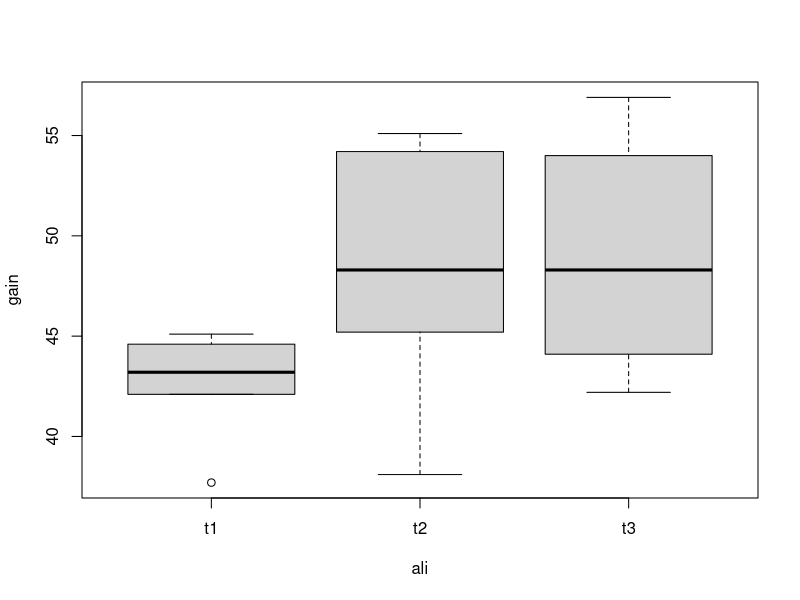
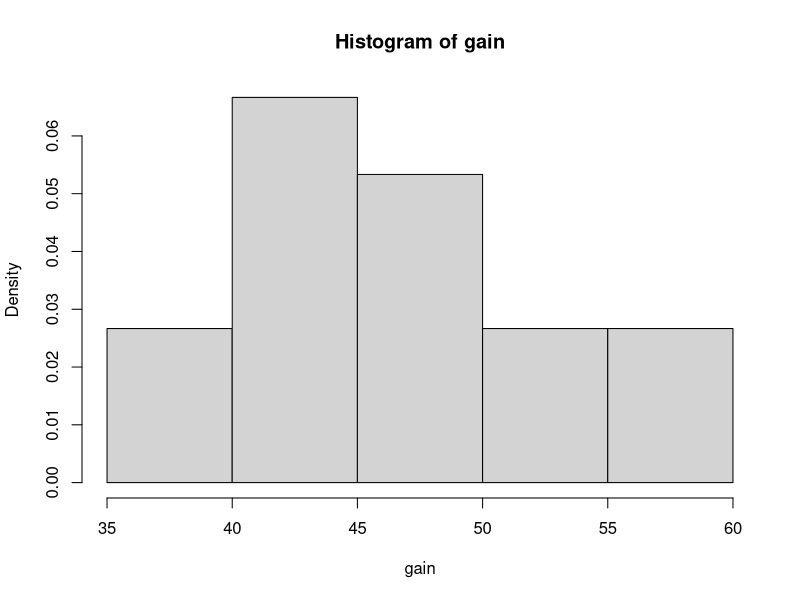
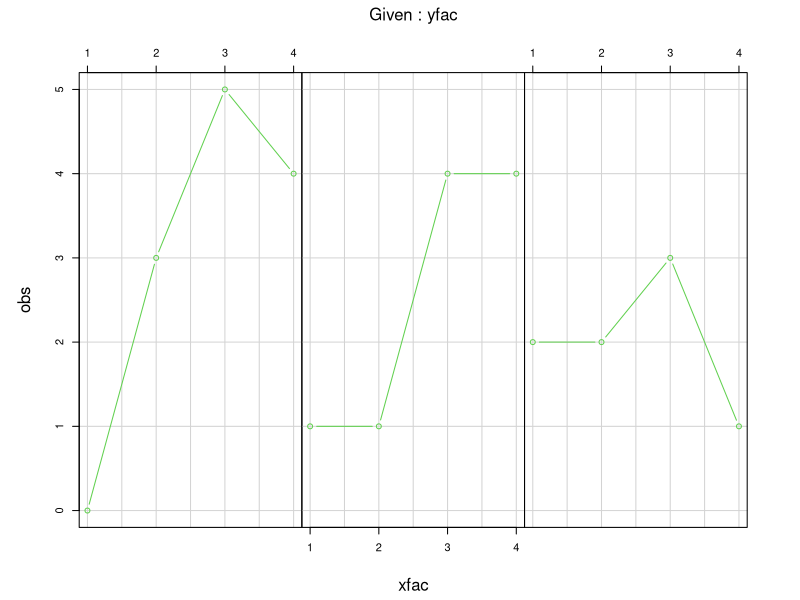
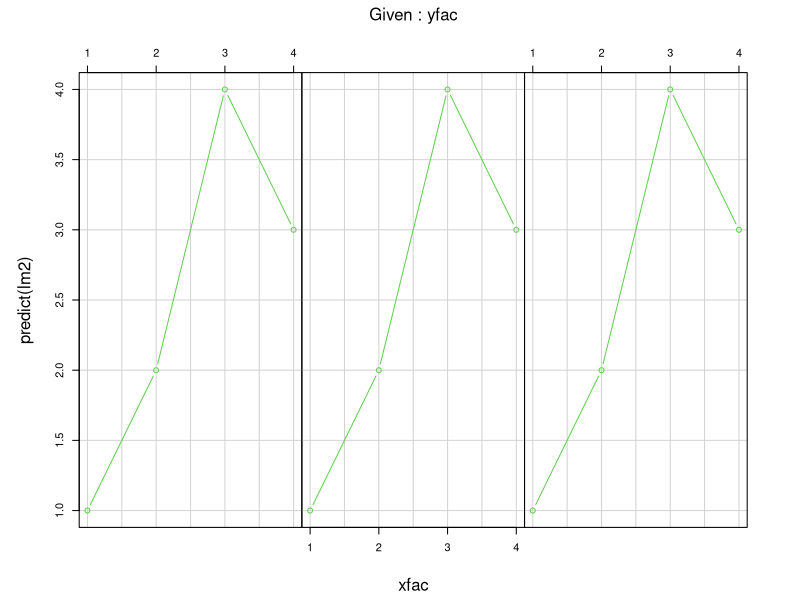
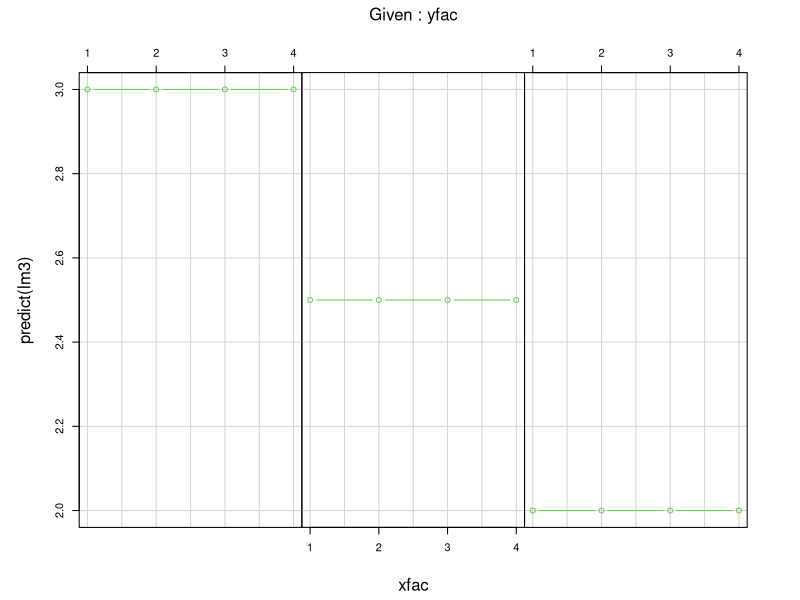
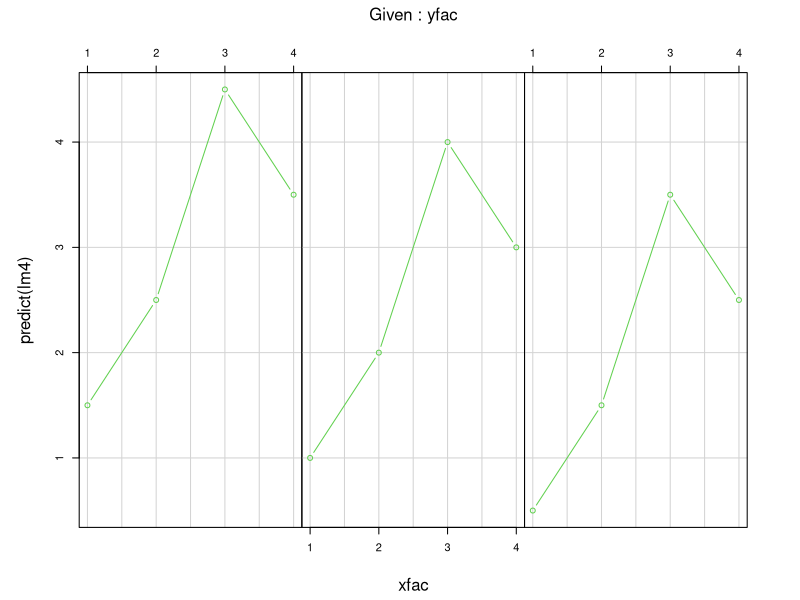
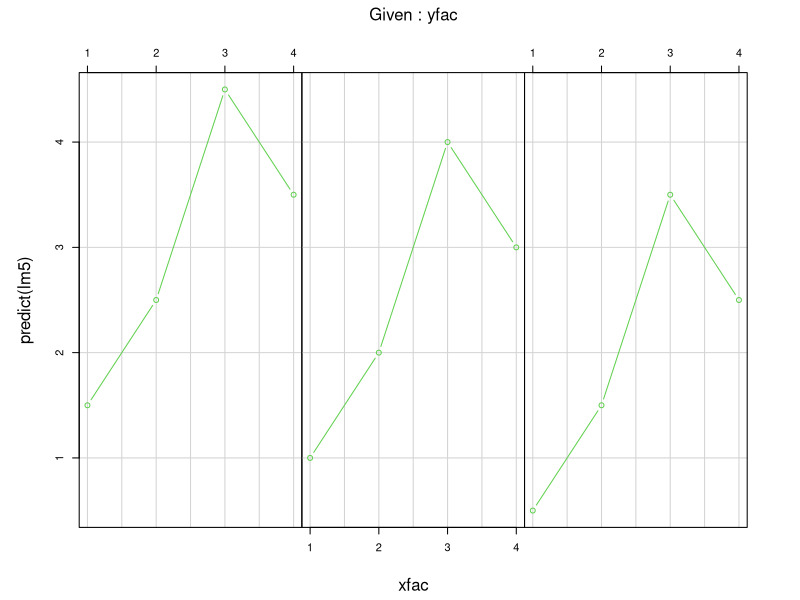
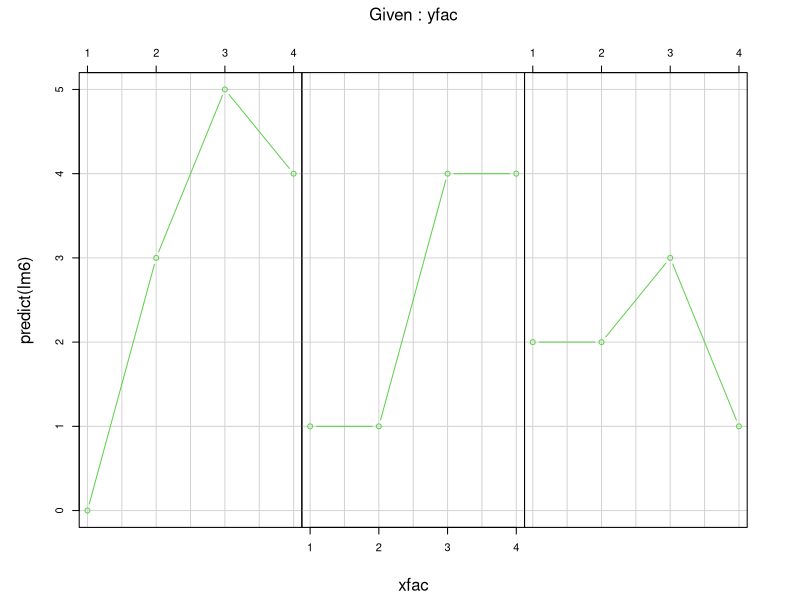

Reproduce these figures in R, in order.
# ANOVA - Analysis of Variance
# Linear regression can be performed with quantitative data,
# but not useful towards quanlitative data

ali = factor(rep(c("t1", "t2", "t3"), each = 5))

# Remark: the sample size is small, 
# the null hypothesis is hard to reject
gain = c(37.7, 44.6, 42.1, 45.1, 43.2, 45.2, 54.2, 38.1, 
         48.3, 55.1, 48.3, 44.1, 56.9, 42.2, 54)
length(gain)
boxplot(gain ~ ali)
data = data.frame(ali, gain)
View(data)
tapply(gain, ali, mean)
hist(gain, freq = FALSE)

# the mean between groups are close
# there is no significant different with small amount of data
mu = mean(gain)
sigma = sqrt(var(gain))
pp = function(x)
pp = pnorm(x, mu, sigma)

# One-sample Kolmogorov-Smirnov test
# Check the Normal distribution
# This method is influenced by the size due to the test is an asymtotic one
ks.test(gain, pp)
ks.test(gain, pnorm)
lm = lm(gain ~ ali)
anova(lm)
# all coefficients = 0

xfac = factor(rep(1: 4, each = 3))
yfac = gl(3, 1, 12)

obs = c(0, 1, 2, 3, 1, 2, 5, 4, 3, 4, 4, 1)

length(obs)
# column depends on yfac
coplot(obs ~ xfac|yfac, show.given = F, col = 3, rows = 1, type = 'b')
obs
xfac
yfac

# simpliest form of linear regression
# look at the graph and see the effect of each factor on dependent variable
lm1 = lm(obs ~ 1)
summary(lm1)
mean(obs)

lm2 = lm(obs ~ xfac)
lm2
coplot(predict(lm2) ~ xfac|yfac, show.given = F, col = 3, rows =1, type ='b')

# yfac still have some effect but small - look at the scale
lm3 = lm(obs ~ yfac)
lm3
coplot(predict(lm3) ~ xfac|yfac, show.given = F, col = 3, rows =1, type ='b')
       
lm4 = lm(obs ~ xfac + yfac)
lm4
coplot(predict(lm4) ~ xfac|yfac, show.given = F, col = 3, rows =1, type ='b')

anova(lm3)
anova(lm4)

lm5 = lm(obs ~ yfac + xfac)
lm5
coplot(predict(lm5) ~ xfac|yfac, show.given = F, col = 3, rows =1, type ='b')

anova(lm5)

lm6 = lm(obs ~ xfac + yfac + xfac * yfac)
lm6
coplot(predict(lm6) ~ xfac|yfac, show.given = F, col = 3, rows =1, type ='b')

anova(lm6)

library(MASS)
View(npk)
attach(npk)
npk.aov = aov(yield ~ block + N * P * K, npk)
summary(npk.aov)
names(npk.aov)
coefficients((npk.aov))

sum((mean(obs) - predict(lm2))^2)
sum((mean(obs) - predict(lm3))^2)

